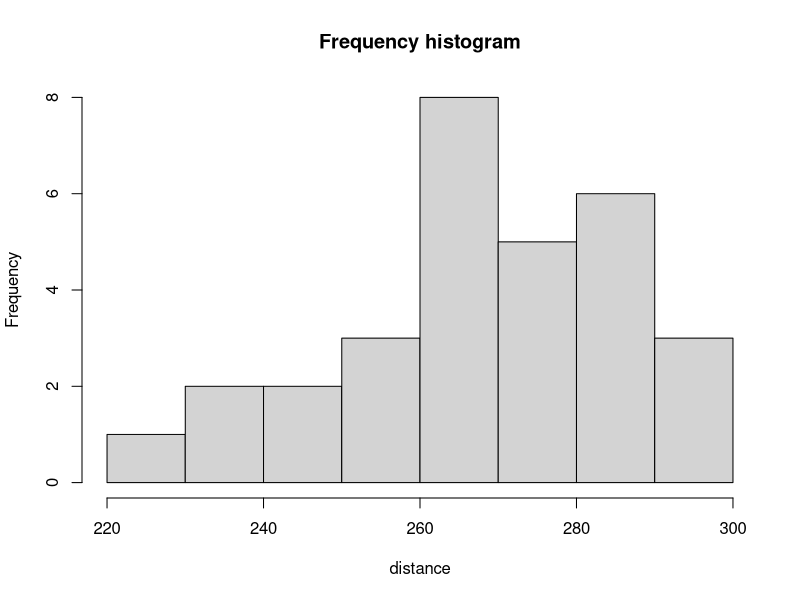

The R script that drew this image:
distance <- c(241.1, 284.4, 220.2, 272.4, 271.1, 268.3,
              291.6, 241.6, 286.1, 285.9, 259.6, 299.6,
              253.1, 239.6, 277.8, 263.8, 267.2, 272.6,
              283.4, 234.5, 260.4, 264.2, 295.1, 276.4,
              263.1, 251.4, 264.0, 269.2, 281.0, 283.2)
hist(distance, main = "Frequency histogram") # Frequency  